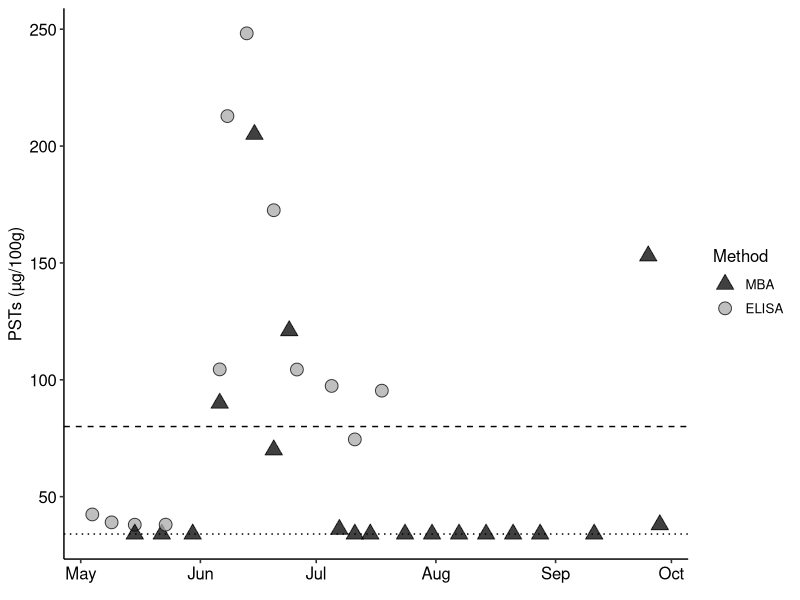
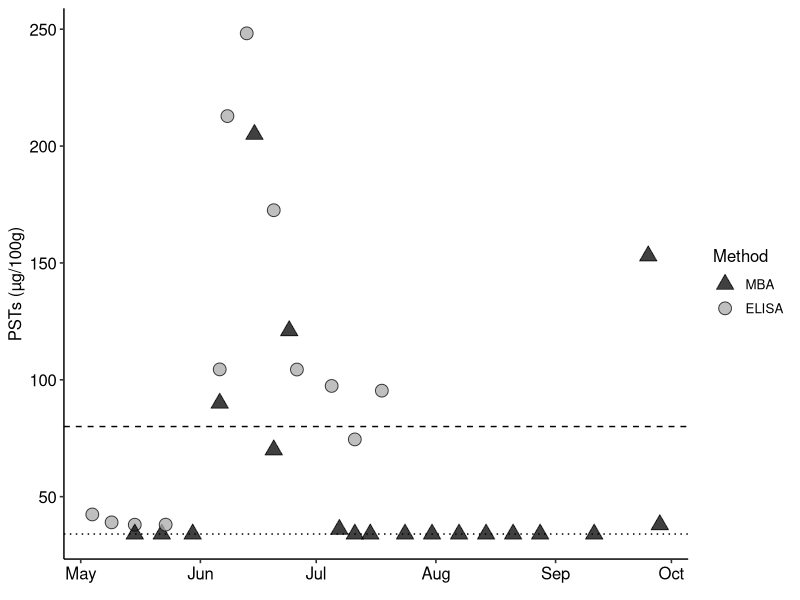
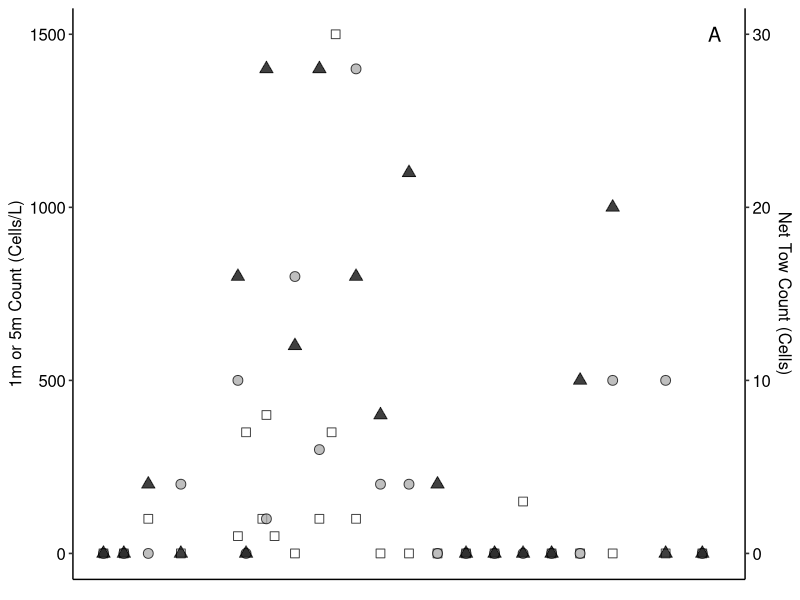
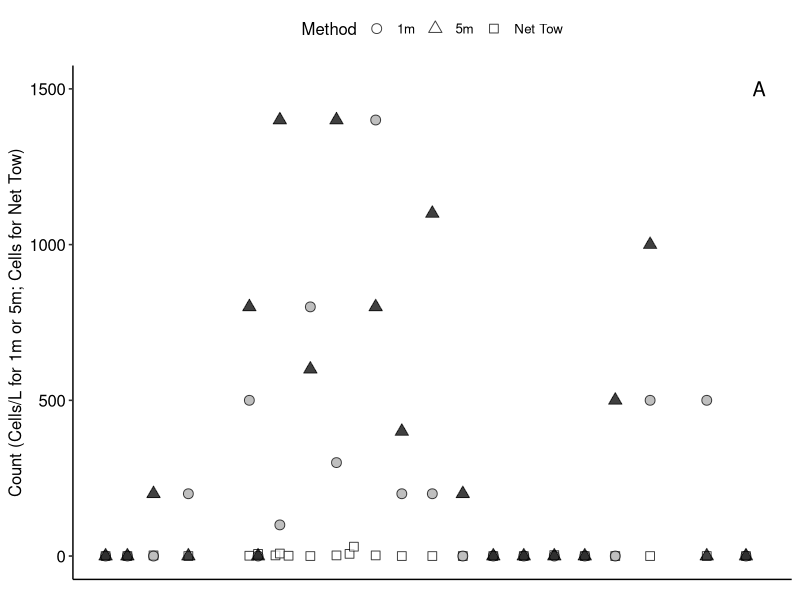

Write the R code that produced these figures, in order. (Note: this script raises an error after producing the figures.)
## ---- chunk 1
knitr::opts_chunk$set(echo = TRUE)
## ---- chunk 2
#install.packages("tidyverse")
#install.packages("ggpubr")
#install.packages("patchwork")
## ---- chunk 3
library(tidyverse)
library(ggpubr)
library(patchwork)
## ---- chunk 4
psts <- read.csv("../Data/Oyster_PSTs.csv")
alex <- read.csv("../Data/Alexandrium_MicroscopeCounts.csv")
qpcr <- read.csv("../Data/Alexandrium_qPCR_Results.csv")
## ---- chunk 5
psts$Date <- as.Date(psts$Date, "%m/%d/%Y")
alex$Date <- as.Date(alex$Date, "%m/%d/%Y")
qpcr$Date <- as.Date(qpcr$Date, "%m/%d/%Y")
qpcr <- subset(qpcr, qpcr$Sample_Type == "Sample")
qpcr <- subset(qpcr, qpcr$Quantity_Corrected >= 63.98)
## ---- chunk 6
pst_time <- ggplot(psts, aes(x = Date, y = Tox_ug_100g, fill = Method, shape = Method)) + 
  scale_fill_manual(values = c("black", "darkgray"), labels = c("MBA", "ELISA")) +
  scale_shape_manual(values = c(24, 21), labels = c("MBA", "ELISA")) +
  geom_point(size = 4, color = "black", alpha = 0.75) +
  theme_pubr() +
  theme(legend.position = "right") +
  labs(
    x = element_blank(),
    y = "PSTs (\u00b5g/100g)")  +
  geom_hline(yintercept = 80, linetype = "dashed") +
  geom_hline(yintercept = 34, linetype = "dotted")
pst_time
## ---- chunk 7
jpeg("../Figures/Fig7.jpg", width = 8, height = 5, units="in", res=600)
pst_time
## ---- chunk 8
counts_time <- ggplot(alex, aes(x=Date)) +
  
  geom_point(aes(y=Count_Net*50), fill = "white", shape = 22, size = 3, alpha = 0.75) + 
  geom_point(aes(y=Count_1m_L), fill = "darkgray", shape = 21, size = 3, alpha = 0.75) +
  geom_point(aes(y=Count_5m_L), fill = "black", shape = 24, size = 3, alpha = 0.75) +
  scale_y_continuous(
    name = "1m or 5m Count (Cells/L)",
    sec.axis = sec_axis(~ . / 50, name = "Net Tow Count (Cells)")
  ) +
  theme_pubr() +
  annotate("text", x=as.Date("2023-10-01"), y=1500, label = "A", size = 5) +
  labs(x = element_blank()) + 
  theme(axis.text.x = element_blank(), axis.ticks.x = element_blank()) 

counts_time

#add legend for different methods
## ---- chunk 9
counts_gathered <- gather(alex, key = Method, value = count, c("Count_Net", "Count_1m_L", "Count_5m_L"))

counts_time_v2 <- ggplot(counts_gathered, aes(x = Date, y = count, group = Method, fill = Method, shape = Method)) +
  scale_fill_manual(values = c("darkgray", "black", "white")) +
  scale_shape_manual(values = c(21, 24, 22), labels = c("1m", "5m", "Net Tow")) +
  guides(fill = "none") +
  geom_point(size = 3, alpha = 0.75) +
  theme_pubr() +
  labs(x = element_blank(), y = "Count (Cells/L for 1m or 5m; Cells for Net Tow)") + 
  theme(axis.text.x = element_blank(), axis.ticks.x = element_blank()) +
  annotate("text", x=as.Date("2023-10-01"), y=1500, label = "A", size = 5) 
counts_time_v2
## ---- chunk 10
qpcr_mean <- aggregate(Copies_L_Corrected ~ Date, data = qpcr, FUN = mean)
qpcr_time <- ggplot(qpcr_mean, aes(x = Date, y = Copies_L_Corrected)) + 
  geom_point(size = 3, shape = 25) + 
  theme_pubr() + 
  scale_y_continuous(trans="log10") +
  labs(x = element_blank(), y = "qPCR Quantity (Copy Number/L; Log-transformed)") +
  annotate("text", x=as.Date("2023-10-01"), y=1e+09, label = "B", size = 5)
 qpcr_time
## ---- chunk 11
jpeg("../Figures/Fig8.jpg", width = 8, height = 10, units="in", res=600)
counts_time_v2 /
  qpcr_time
